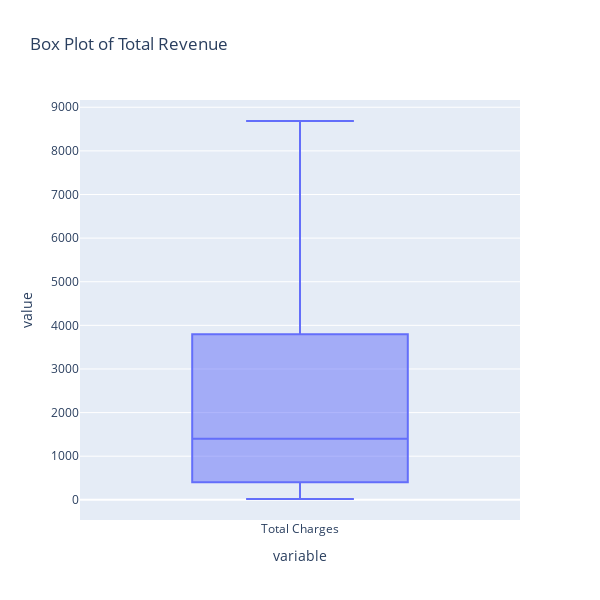

This figure's notebook cell:
### Code cell
# using boxplot to visualize oulier for the "Total Revenue" feature
fig = px.box(
    df,
    y=["Total Charges"],
    title="Box Plot of Total Revenue ",
    width=600,
    height=600
    # yaxis_title= "Numerical Features",
    # vert=False
)
fig.show()

### Figure 1 — Plotly figure (JSON) as saved in the notebook; plotly's stock layout.template omitted (floating-point values rounded to 4 significant figures; data arrays with more than 128 entries replaced by an {"elided": "..."} marker saying what was removed)
{"data": [{"alignmentgroup": "True", "hovertemplate": "variable=%{x}<br>value=%{y}<extra></extra>", "legendgroup": "", "marker": {"color": "#636efa"}, "name": "", "notched": false, "offsetgroup": "", "orientation": "v", "showlegend": false, "type": "box", "x": {"elided": "7032 str values"}, "x0": " ", "xaxis": "x", "y": {"elided": "7032 float values"}, "y0": " ", "yaxis": "y"}], "layout": {"boxmode": "group", "height": 600, "legend": {"tracegroupgap": 0}, "title": {"text": "Box Plot of Total Revenue "}, "width": 600, "xaxis": {"anchor": "y", "domain": [0, 1], "title": {"text": "variable"}}, "yaxis": {"anchor": "x", "domain": [0, 1], "title": {"text": "value"}}}}
